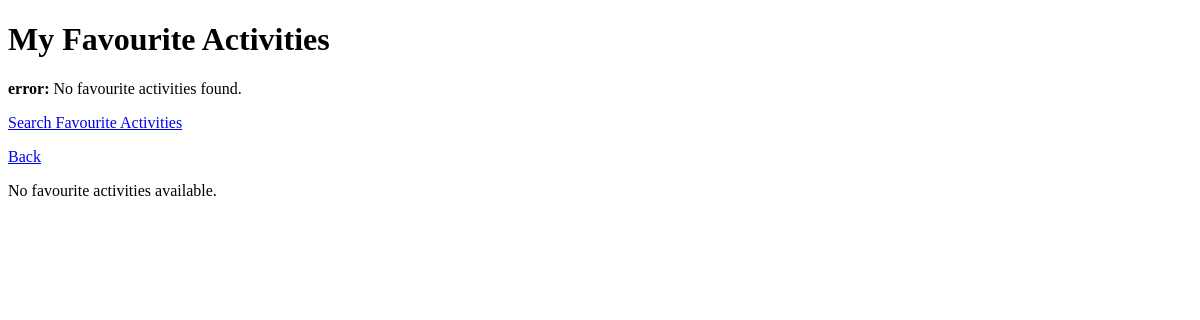
The page /favourites/view (signed in) on the database as committed earlier.
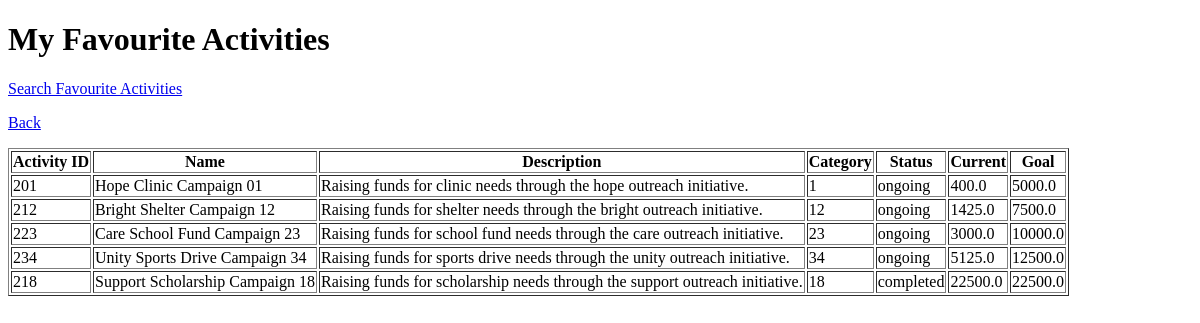
The same page on the database as committed later.
### tables this page shows
CREATE TABLE favourite_list(
    favourite_id INTEGER PRIMARY KEY,
    account_id INTEGER NOT NULL,
    activity_id INTEGER NOT NULL,
    FOREIGN KEY (account_id) REFERENCES user_account(account_id),
    FOREIGN KEY (activity_id) REFERENCES fundraising_activity(activity_id),
    UNIQUE (account_id, activity_id)
);

CREATE TABLE fundraising_activity(
    activity_id INTEGER PRIMARY KEY,
    account_id INTEGER NOT NULL,
    activity_name TEXT NOT NULL,
    category_id INTEGER NOT NULL,
    activity_desc TEXT NOT NULL,
    funding_current REAL NOT NULL DEFAULT 0,
    funding_goal REAL NOT NULL,
    start_date TEXT NOT NULL,
    end_date TEXT NOT NULL,
    activity_status TEXT NOT NULL CHECK (activity_status in ('completed', 'expired', 'cancelled', 'ongoing')),
    FOREIGN KEY (account_id) REFERENCES user_account(account_id),
    FOREIGN KEY (category_id) REFERENCES category(category_id)
);

### boundary/favourite_list_routes.py (the view)
@favourite_list_bp.route("/favourites/view")
@login_required
@roles_required(DONOR)
def view_favourites_list():
    account_id = session.get("account_id")
    controller = view_favourite_list_controller()
    favourites = controller.viewFavourites(account_id)
    if not favourites:
        flash("No favourite activities found.", "error")
    return render_template(
        "favourites/view_favourites_list.html",
        favourites=favourites
    )

### boundary/access_control.py (called while the page is built)
def roles_required(*allowed_profile_ids):
    def decorator(view_function):
        @wraps(view_function)
        def wrapped_view(*args, **kwargs):
            if not session.get("account_id"):
                flash("Please log in to continue.", "error")
                return redirect(url_for("auth.login"))
            profile_id = session.get("profile_id")
            if profile_id not in allowed_profile_ids:
                flash("You do not have permission to access this page.", "error")
                return redirect(url_for("home"))
            return view_function(*args, **kwargs)
        return wrapped_view
    return decorator

def login_required(view_function):
    @wraps(view_function)
    def wrapped_view(*args, **kwargs):
        if not session.get("account_id"):
            flash("Please log in to continue.", "error")
            return redirect(url_for("auth.login"))
        return view_function(*args, **kwargs)
    return wrapped_view

### control/view_favourite_list_controller.py (called while the page is built)
    def viewFavourites(self, accountId: int):
        return FavouriteList.getFavouritesByAccountId(accountId)

### db.py (called while the page is built)
def get_connection():
    connection = sqlite3.connect(DB_PATH) #open database
    connection.row_factory = sqlite3.Row #Enable access to columns using name
    connection.execute("PRAGMA foreign_keys = ON") #enforce foreign keys
    return connection

### entity/favourite_list.py (called while the page is built)
    @classmethod
    def fromRow(cls, row):
        return cls(
            favouriteId=row["favourite_id"],
            accountId=row["account_id"],
            activityId=row["activity_id"],
            activityName=row["activity_name"],
            activityDescription=row["activity_desc"],
            activityStatus=row["activity_status"],
            categoryId=row["category_id"],
            fundingCurrent=row["funding_current"],
            fundingGoal=row["funding_goal"]
        )

### templates/favourites/view_favourites_list.html (shortened to what this page needs)
<!DOCTYPE html>
<html>
<head>
</head>
<body>
    <h1>My Favourite Activities</h1>
    {% with messages = get_flashed_messages(with_categories = true) %}
        {% for category, message in messages %}
            <p><strong>{{ category }}:</strong> {{ message }}</p>
        {% endfor %}
    {% endwith %}
    <p>
        <a href="{{ url_for('favourites.search_favourites') }}">Search Favourite Activities</a>
    </p>
    <p>
        <a href="{{ url_for('fundraising_activity.list_activities') }}">Back</a>
    </p>
    {% if favourites %}
        <table border="1">
            <thead>
                <tr>
                    <th>Activity ID</th>
                    <th>Name</th>
                    <th>Description</th>
                    <th>Category</th>
                    <th>Status</th>
                    <th>Current</th>
                    <th>Goal</th>
                </tr>
            </thead>
            <tbody>
                {% for f in favourites %}
                <tr>
                    <td>{{ f.activityId }}</td>
                    <td>{{ f.activityName }}</td>
                    <td>{{ f.activityDescription }}</td>
                    <td>{{ f.categoryId }}</td>
                    <td>{{ f.activityStatus }}</td>
                    <td>{{ f.fundingCurrent }}</td>
                    <td>{{ f.fundingGoal }}</td>
                </tr>
                {% endfor %}
            </tbody>
        </table>
    {% else %}
        <p>No favourite activities available.</p>
    {% endif %}
</body>
</html>

Rows that differ between the two databases and show on the page:
added favourite_list: activityId "201", activityName "Hope Clinic Campaign 01", activityDescription "Raising funds for clinic needs through the hope outreach initiative.", categoryId "1", activityStatus "ongoing", fundingCurrent "400.0", fundingGoal "5000.0"
added favourite_list: activityId "212", activityName "Bright Shelter Campaign 12", activityDescription "Raising funds for shelter needs through the bright outreach initiative.", categoryId "12", activityStatus "ongoing", fundingCurrent "1425.0", fundingGoal "7500.0"
added favourite_list: activityId "223", activityName "Care School Fund Campaign 23", activityDescription "Raising funds for school fund needs through the care outreach initiative.", categoryId "23", activityStatus "ongoing", fundingCurrent "3000.0", fundingGoal "10000.0"
added favourite_list: activityId "234", activityName "Unity Sports Drive Campaign 34", activityDescription "Raising funds for sports drive needs through the unity outreach initiative.", categoryId "34", activityStatus "ongoing", fundingCurrent "5125.0", fundingGoal "12500.0"
added favourite_list: activityId "218", activityName "Support Scholarship Campaign 18", activityDescription "Raising funds for scholarship needs through the support outreach initiative.", categoryId "18", activityStatus "completed", fundingCurrent "22500.0", fundingGoal "22500.0"
Other text that changed with them:
text no longer shown: "No favourite activities available."
text now shown: "Activity ID Name Description Category Status Current Goal"
list line gone: "error : No favourite activities found."
